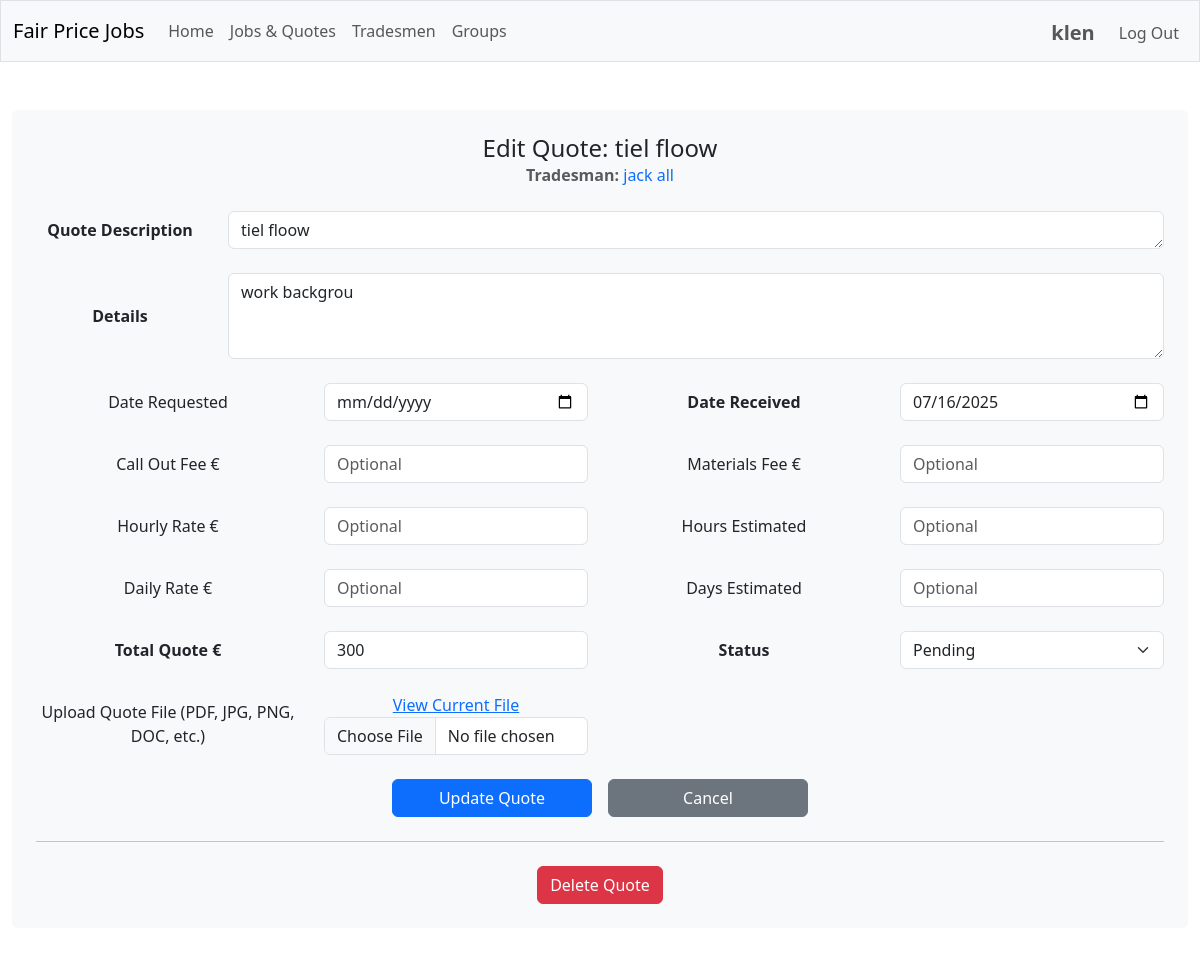
The app's page /edit_quote/3 (signed in) with its own data.
### tables this page shows
CREATE TABLE users (
    id INTEGER PRIMARY KEY AUTOINCREMENT,
    username TEXT NOT NULL UNIQUE,
    firstname TEXT NOT NULL,
    lastname TEXT NOT NULL,
    email TEXT NOT NULL UNIQUE,
    postcode TEXT NOT NULL,
    hash TEXT NOT NULL
);

CREATE TABLE jobs (
    id INTEGER PRIMARY KEY AUTOINCREMENT,
    user_id INTEGER NOT NULL,
    tradesman_id INTEGER NOT NULL,
    type TEXT NOT NULL CHECK (type IN ('job', 'quote')) DEFAULT 'job',
    date_started TEXT,
    date_finished TEXT,
    date_requested TEXT,
    date_received TEXT,
    title TEXT NOT NULL,
    description TEXT NOT NULL,
    call_out_fee INTEGER NULL,
    materials_fee INTEGER NULL,
    hourly_rate INTEGER NULL,
    hours_worked REAL NULL,
    hours_estimated REAL NULL,
    daily_rate INTEGER NULL,
    days_worked REAL NULL,
    days_estimated REAL NULL,
    total_cost INTEGER NULL CHECK (total_cost IS NULL OR total_cost >= 0),
    total_quote INTEGER NULL CHECK (total_quote IS NULL OR total_quote >= 0),
    rating INTEGER NULL CHECK (rating IS NULL OR (rating >= 1 AND rating <= 5)),
    status TEXT CHECK (status IN ('pending', 'accepted', 'declined')) DEFAULT 'pending',
    quote_file TEXT NULL,
    job_file TEXT NULL,
    FOREIGN KEY (tradesman_id) REFERENCES tradesmen (id) ON DELETE CASCADE
);

### app/routes/jobs.py (the view, shortened to what this page needs)
@jobs_bp.route('/edit_quote/<int:quote_id>', methods=['GET', 'POST'])
@login_required
def edit_quote(quote_id: int) -> Union[str, Response]:
    quote = job_service.get_job_by_id(quote_id)
    if not quote or quote['type'] != 'quote':
        flash("Quote not found.", "error")
        return redirect(url_for("search.search_jobs_quotes"))
    if not job_service.can_user_edit_job(session["user_id"], quote_id):
        flash("You don't have permission to edit this quote.", "error")
        return redirect(url_for("search.search_jobs_quotes"))
    return render_template("edit_quote.html", quote=quote, can_delete=job_service.can_user_edit_job(session["user_id"], quote_id))

### app/helpers.py (called while the page is built)
def login_required(f: Callable) -> Callable:
    @wraps(f)
    def decorated_function(*args: Any, **kwargs: Any) -> Union[Response, Any]:
        if session.get("user_id") is None:
            return redirect("/login")
        return f(*args, **kwargs)
    return decorated_function

### app/services/database.py (called while the page is built)
def get_db_service() -> DatabaseService:
    return db_service

    def get_connection(self):
        if self.database_path is None:
            raise ValueError("Database path is not configured")
        try:
            if not hasattr(g, '_database'):
                g._database = sqlite3.connect(self.database_path, isolation_level=None)
                g._database.row_factory = sqlite3.Row
                g._database.execute("PRAGMA foreign_keys = ON")
            return g._database
        except RuntimeError:
            if not hasattr(self, '_test_connection'):
                self._test_connection = sqlite3.connect(self.database_path, isolation_level=None)
                self._test_connection.row_factory = sqlite3.Row
                self._test_connection.execute("PRAGMA foreign_keys = ON")
            return self._test_connection

    def close_connection(self):
        try:
            if hasattr(g, '_database'):
                g._database.close()
                delattr(g, '_database')
        except RuntimeError:
            if hasattr(self, '_test_connection'):
                self._test_connection.close()
                delattr(self, '_test_connection')

    @contextmanager
    def get_cursor(self):
        conn = self.get_connection()
        cursor = conn.cursor()
        try:
            yield cursor
        except Exception as e:
            logger.error(f"Database error: {e}")
            conn.rollback()
            raise
        finally:
            cursor.close()

    def execute_single_query(self, query: str, params: Tuple = ()) -> Optional[Dict[str, Any]]:
        with self.get_cursor() as cursor:
            cursor.execute(query, params)
            row = cursor.fetchone()
            if row:
                columns = [column[0] for column in cursor.description]
                return dict(zip(columns, row))
            return None

### app/services/job_service.py (called while the page is built)
    def can_user_edit_job(self, user_id: int, job_id: int) -> bool:
        query = "SELECT 1 FROM jobs WHERE id = ? AND user_id = ?"
        result = self.db.execute_single_query(query, (job_id, user_id))
        return result is not None

### templates/edit_quote.html (shortened to what this page needs)
{% extends "layout.html" %}
{% block main %}
<div class="container-fluid p-4 bg-light rounded">
    <div class="row mb-4">
        <div class="col">
            <h4 class="mb-0">
                Edit Quote: {{ quote.title }}
            </h4>
            <p class="text-muted mb-0">
                <strong>Tradesman:</strong>
                <a href="{{ url_for('tradesmen.view_tradesman', tradesman_id=quote.tradesman_id) }}" class="text-decoration-none">
                    {{ quote.tradesman_name }}
                </a>
            </p>
        </div>
    </div>
    <form action="{{ url_for('jobs.edit_quote', quote_id=quote.id) }}" method="post" enctype="multipart/form-data">
        <div class="row align-items-center mb-4">
            <label for="title" class="col-sm-2 col-form-label fw-bold">Quote Description</label>
            <div class="col-sm-10">
                <div class="input-container">
                    <textarea class="form-control" id="title" name="title" rows="1"
                    placeholder="e.g. Tile bathroom" required>{{ quote.title }}</textarea>
                </div>
            </div>
        </div>
        <div class="row align-items-center mb-4">
            <label for="description" class="col-sm-2 col-form-label fw-bold">Details</label>
            <div class="col-sm-10">
                <div class="input-container">
                    <textarea class="form-control" id="description" name="description" rows="3"
                    placeholder="Size of job, complexity, how many people will work on it" required>{{ quote.description }}</textarea>
                </div>
            </div>
        </div>
        <div class="row align-items-center mb-4">
            <div class="col-sm-6">
                <div class="row align-items-center">
                    <label for="date_requested" class="col-sm-6 col-form-label">Date Requested</label>
                    <div class="col-sm-6">
                        <div class="input-container-sm">
                            <input type="date" class="form-control" id="date_requested" name="date_requested"
                                   value="{{ quote.date_requested if quote.date_requested else '' }}">
                        </div>
                    </div>
                </div>
            </div>
            <div class="col-sm-6">
                <div class="row align-items-center">
                    <label for="date_received" class="col-sm-6 col-form-label fw-bold">Date Received</label>
                    <div class="col-sm-6">
                        <div class="input-container-sm">
                            <input type="date" class="form-control" id="date_received" name="date_received"
                                   value="{{ quote.date_received if quote.date_received else '' }}" required>
                        </div>
                    </div>
                </div>
            </div>
        </div>
        <div class="row align-items-center mb-4">
            <div class="col-sm-6">
                <div class="row align-items-center">
                    <label for="call_out_fee" class="col-sm-6 col-form-label">Call Out Fee €</label>
                    <div class="col-sm-6">
                        <div class="input-container-sm">
                            <input type="number" step="0.01" class="form-control" id="call_out_fee" name="call_out_fee"
                                   placeholder="Optional" value="{{ quote.call_out_fee if quote.call_out_fee else '' }}">
                        </div>
                    </div>
                </div>
            </div>
            <div class="col-sm-6">
                <div class="row align-items-center">
                    <label for="materials_fee" class="col-sm-6 col-form-label">Materials Fee €</label>
                    <div class="col-sm-6">
                        <div class="input-container-sm">
                            <input type="number" step="0.01" class="form-control" id="materials_fee" name="materials_fee"
                                   placeholder="Optional" value="{{ quote.materials_fee if quote.materials_fee else '' }}">
                        </div>
                    </div>
                </div>
            </div>
        </div>
        <div class="row align-items-center mb-4">
            <div class="col-sm-6">
                <div class="row align-items-center">
                    <label for="hourly_rate" class="col-sm-6 col-form-label">Hourly Rate €</label>
                    <div class="col-sm-6">
                        <div class="input-container-sm">
                            <input type="number" step="0.01" class="form-control" id="hourly_rate" name="hourly_rate"
                                   placeholder="Optional" value="{{ quote.hourly_rate if quote.hourly_rate else '' }}">
                        </div>
                    </div>
                </div>
            </div>
            <div class="col-sm-6">
                <div class="row align-items-center">
                    <label for="hours_estimated" class="col-sm-6 col-form-label">Hours Estimated</label>
                    <div class="col-sm-6">
                        <div class="input-container-sm">
                            <input type="number" step="0.5" class="form-control" id="hours_estimated" name="hours_estimated"
                                   placeholder="Optional" value="{{ quote.hours_estimated if quote.hours_estimated else '' }}">
                        </div>
                    </div>
                </div>
            </div>
        </div>
        <div class="row align-items-center mb-4">
            <div class="col-sm-6">
                <div class="row align-items-center">
                    <label for="daily_rate" class="col-sm-6 col-form-label">Daily Rate €</label>
                    <div class="col-sm-6">
                        <div class="input-container-sm">
                            <input type="number" step="0.01" class="form-control" id="daily_rate" name="daily_rate"
                                   placeholder="Optional" value="{{ quote.daily_rate if quote.daily_rate else '' }}">
                        </div>
                    </div>
                </div>
            </div>
            <div class="col-sm-6">
                <div class="row align-items-center">
                    <label for="days_estimated" class="col-sm-6 col-form-label">Days Estimated</label>
                    <div class="col-sm-6">
                        <div class="input-container-sm">
                            <input type="number" step="0.5" class="form-control" id="days_estimated" name="days_estimated"
                                   placeholder="Optional" value="{{ quote.days_estimated if quote.days_estimated else '' }}">
                        </div>
                    </div>
                </div>
            </div>
        </div>
        <div class="row align-items-center mb-4">
            <div class="col-sm-6">
                <div class="row align-items-center">
                    <label for="total_quote" class="col-sm-6 col-form-label fw-bold">Total Quote €</label>
                    <div class="col-sm-6">
                        <div class="input-container-sm">
                            <input type="number" step="0.01" class="form-control" id="total_quote" name="total_quote"
                                   value="{{ quote.total_quote if quote.total_quote else '' }}" required>
                        </div>
                    </div>
                </div>
            </div>
            <div class="col-sm-6">
                <div class="row align-items-center">
                    <label for="status" class="col-sm-6 col-form-label fw-bold">Status</label>
                    <div class="col-sm-6">
                        <div class="input-container-sm">
                            <select class="form-select" id="status" name="status" required>
                                <option value="pending" {% if quote.status == 'pending' %}selected{% endif %}>Pending</option>
                            </select>
                        </div>
                    </div>
                </div>
            </div>
        </div>
        <div class="row align-items-center mb-4">
            <div class="col-sm-6">
                <div class="row align-items-center">
                    <label for="quote_file" class="col-sm-6 col-form-label">Upload Quote File (PDF, JPG, PNG, DOC, etc.)</label>
                    <div class="col-sm-6">
                        {% if quote.quote_file %}
                            <a href="{{ url_for('main.uploaded_file', filename=quote.quote_file) }}" target="_blank">View Current File</a><br>
                        {% endif %}
                        <input type="file" class="form-control" id="quote_file" name="quote_file" accept=".pdf,.doc,.docx,.jpg,.jpeg,.png,.txt">
                    </div>
                </div>
            </div>
        </div>
        <div class="row">
            <div class="col-12">
                <div class="d-flex justify-content-center gap-3">
                    <button type="submit" class="btn btn-primary" style="width: 200px;">Update Quote</button>
                    <a href="{{ url_for('jobs.view_quote', quote_id=quote.id) }}" class="btn btn-secondary" style="width: 200px;">Cancel</a>
                </div>
            </div>
        </div>
    </form>
    {% if can_delete %}
    <hr class="my-4">
    <div class="text-center">
        <button type="button" class="btn btn-danger" onclick="confirmDelete()">
             Delete Quote
        </button>
    </div>
    {% endif %}
</div>
{% endblock %}

### templates/layout.html (shortened to what this page needs)
<!DOCTYPE html>
<html lang="en">
    <head>
        <link href="https://cdn.jsdelivr.net/npm/bootstrap@5.3.0/dist/css/bootstrap.min.css" rel="stylesheet">
        <link rel="stylesheet" href="{{ url_for('static', filename='css/custom.css') }}">
    </head>
    <body>
        <nav class="navbar navbar-expand-md navbar-light bg-light border">
            <div class="container-fluid">
                <a class="navbar-brand mb-0 align-items-center" href="/">Fair Price Jobs</a>
                <div class="collapse navbar-collapse" id="navbarNav">
                    {% if session.user_id %}
                        <ul class="navbar-nav me-auto mb-2 mb-lg-0">
                            <li class="nav-item">
                                <a class="nav-link" href="{{ url_for('main.index') }}">Home</a>
                            </li>
                            <li class="nav-item">
                                <a class="nav-link" href="{{ url_for('search.search_jobs_quotes') }}">Jobs & Quotes</a>
                            </li>
                            <li class="nav-item">
                                <a class="nav-link" href="{{ url_for('search.search_tradesmen') }}">Tradesmen</a>
                            </li>
                            <li class="nav-item">
                                <a class="nav-link" href="{{ url_for('groups.search_groups') }}">Groups</a>
                            </li>
                        </ul>
                        <ul class="navbar-nav ms-auto mt-1 align-items-center">
                            <li class="nav-item me-3">
                                <a class="nav-link fs-5 fw-bold p-0" href="{{ url_for('profile.user_profile', user_id=session.user_id) }}">{{ session.username }}</a>
                            </li>
                            <li class="nav-item">
                                <a class="nav-link" href="/logout">Log Out</a>
                            </li>
                        </ul>
                    {% endif %}
                </div>
            </div>
        </nav>
        <main class="container-fluid py-5 text-center">
            {% block main %}{% endblock %}
        </main>
    </body>
</html>

### templates/layout.html (style rules this page uses)
input[type=number] { appearance: textfield; }

### records on screen
users: username "klen"
jobs: title "tiel floow", description "work backgrou", date_received "07/16/2025", total_quote "300", status "Pending"

### other values on screen
{{ quote.tradesman_name }} "jack all"
